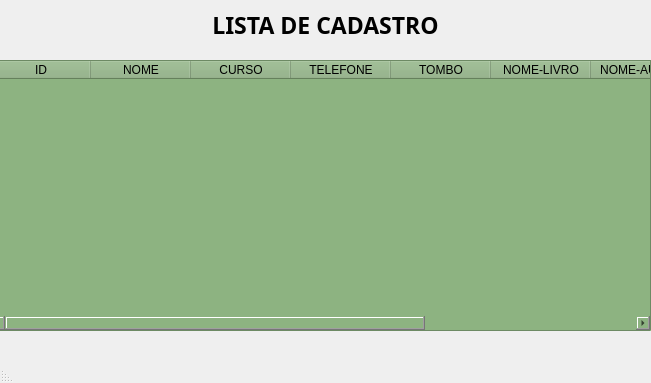
<?xml version="1.0" encoding="UTF-8"?>
<ui version="4.0">
 <class>MainWindow</class>
 <widget class="QMainWindow" name="MainWindow">
  <property name="geometry">
   <rect>
    <x>0</x>
    <y>0</y>
    <width>651</width>
    <height>383</height>
   </rect>
  </property>
  <property name="windowTitle">
   <string>MainWindow</string>
  </property>
  <property name="layoutDirection">
   <enum>Qt::RightToLeft</enum>
  </property>
  <property name="styleSheet">
   <string notr="true">background-color: rgb(44, 44, 44);
QLabel{

 color: rgb(255,255,255);

}</string>
  </property>
  <widget class="QWidget" name="centralwidget">
   <widget class="QLabel" name="label">
    <property name="geometry">
     <rect>
      <x>0</x>
      <y>0</y>
      <width>651</width>
      <height>51</height>
     </rect>
    </property>
    <property name="font">
     <font>
      <family>Sitka Heading</family>
      <pointsize>17</pointsize>
      <weight>75</weight>
      <bold>true</bold>
     </font>
    </property>
    <property name="contextMenuPolicy">
     <enum>Qt::NoContextMenu</enum>
    </property>
    <property name="layoutDirection">
     <enum>Qt::LeftToRight</enum>
    </property>
    <property name="styleSheet">
     <string notr="true">background-color: rgb(44, 44, 44);
color: rgb(255, 255, 255);
QLabel{

 color: rgb(255,255,255);

}</string>
    </property>
    <property name="text">
     <string>LISTA DE CADASTRO</string>
    </property>
    <property name="textFormat">
     <enum>Qt::RichText</enum>
    </property>
    <property name="alignment">
     <set>Qt::AlignCenter</set>
    </property>
   </widget>
   <widget class="QFrame" name="frame">
    <property name="geometry">
     <rect>
      <x>0</x>
      <y>60</y>
      <width>651</width>
      <height>271</height>
     </rect>
    </property>
    <property name="styleSheet">
     <string notr="true">background-color: rgb(141, 179, 129);
</string>
    </property>
    <property name="frameShape">
     <enum>QFrame::StyledPanel</enum>
    </property>
    <property name="frameShadow">
     <enum>QFrame::Raised</enum>
    </property>
    <widget class="QTableWidget" name="tableWidget">
     <property name="geometry">
      <rect>
       <x>-10</x>
       <y>0</y>
       <width>661</width>
       <height>271</height>
      </rect>
     </property>
     <property name="toolTipDuration">
      <number>1</number>
     </property>
     <property name="layoutDirection">
      <enum>Qt::LeftToRight</enum>
     </property>
     <column>
      <property name="text">
       <string>ID</string>
      </property>
     </column>
     <column>
      <property name="text">
       <string>NOME</string>
      </property>
     </column>
     <column>
      <property name="text">
       <string>CURSO</string>
      </property>
     </column>
     <column>
      <property name="text">
       <string>TELEFONE</string>
      </property>
     </column>
     <column>
      <property name="text">
       <string>TOMBO</string>
      </property>
     </column>
     <column>
      <property name="text">
       <string>NOME-LIVRO</string>
      </property>
     </column>
     <column>
      <property name="text">
       <string>NOME-AUTOR</string>
      </property>
     </column>
     <column>
      <property name="text">
       <string>EMP</string>
      </property>
     </column>
     <column>
      <property name="text">
       <string>DEV</string>
      </property>
     </column>
    </widget>
   </widget>
  </widget>
  <widget class="QStatusBar" name="statusbar"/>
 </widget>
 <resources/>
 <connections/>
</ui>
